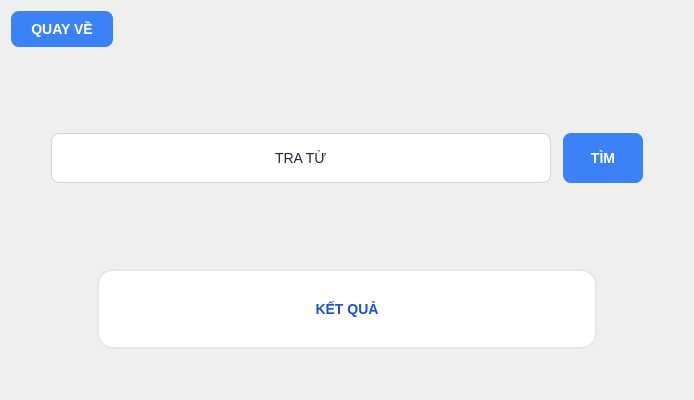
      <widget class="QWidget" name="p1_tra_tu">
       <layout class="QVBoxLayout" name="verticalLayout_3">
        <item>
         <layout class="QHBoxLayout" name="horizontalLayout_4">
          <item>
           <widget class="QPushButton" name="btn_back_tu_tra_tu">
            <property name="styleSheet">
             <string notr="true">QPushButton {
    background-color: #3B82F6; /* Màu xanh dương hiện đại */
    color: #FFFFFF;            /* Chữ màu trắng */
    border: none;              /* Bỏ viền đen viền mặc định */
    border-radius: 8px;        /* Bo góc */
    padding: 10px 20px;        /* Nút to, dễ bấm */
    font-size: 14px;
    font-weight: bold;
    font-family: &quot;Segoe UI&quot;, Arial, sans-serif;
}

QPushButton:hover {
    background-color: #2563EB; /* Hiệu ứng di chuột: Nền tối đi một xíu */
}

QPushButton:pressed {
    background-color: #1D4ED8; /* Hiệu ứng click: Nền tối hẳn lại */
}</string>
            </property>
            <property name="text">
             <string>QUAY VỀ</string>
            </property>
           </widget>
          </item>
          <item>
           <spacer name="horizontalSpacer">
            <property name="orientation">
             <enum>Qt::Orientation::Horizontal</enum>
            </property>
            <property name="sizeHint" stdset="0">
             <size>
              <width>40</width>
              <height>20</height>
             </size>
            </property>
           </spacer>
          </item>
         </layout>
        </item>
        <item>
         <spacer name="verticalSpacer_5">
          <property name="orientation">
           <enum>Qt::Orientation::Vertical</enum>
          </property>
          <property name="sizeHint" stdset="0">
           <size>
            <width>20</width>
            <height>40</height>
           </size>
          </property>
         </spacer>
        </item>
        <item>
         <spacer name="verticalSpacer_2">
          <property name="orientation">
           <enum>Qt::Orientation::Vertical</enum>
          </property>
          <property name="sizeHint" stdset="0">
           <size>
            <width>20</width>
            <height>40</height>
           </size>
          </property>
         </spacer>
        </item>
        <item>
         <layout class="QHBoxLayout" name="horizontalLayout">
          <property name="spacing">
           <number>12</number>
          </property>
          <item>
           <spacer name="horizontalSpacer_2">
            <property name="orientation">
             <enum>Qt::Orientation::Horizontal</enum>
            </property>
            <property name="sizeHint" stdset="0">
             <size>
              <width>40</width>
              <height>20</height>
             </size>
            </property>
           </spacer>
          </item>
          <item>
           <widget class="QLineEdit" name="text_nhap_tu">
            <property name="sizePolicy">
             <sizepolicy hsizetype="Expanding" vsizetype="Expanding">
              <horstretch>0</horstretch>
              <verstretch>0</verstretch>
             </sizepolicy>
            </property>
            <property name="minimumSize">
             <size>
              <width>500</width>
              <height>50</height>
             </size>
            </property>
            <property name="maximumSize">
             <size>
              <width>1000</width>
              <height>50</height>
             </size>
            </property>
            <property name="styleSheet">
             <string notr="true">QLineEdit {
    background-color: #FFFFFF; /* Nền trắng sáng */
    color: #1F2937;            /* CHỮ MÀU ĐEN ĐẬM - Đảm bảo luôn nhìn thấy chữ */
    border: 1px solid #D1D5DB; /* Viền xám nhạt */
    border-radius: 8px;        /* Bo góc mềm mại */
    padding: 8px 12px;         /* Khoảng cách từ chữ tới viền vừa đủ */
    font-size: 14px;
    font-family: &quot;Segoe UI&quot;, Arial, sans-serif;
}

QLineEdit:focus {
    border: 2px solid #3B82F6; /* Khi click vào gõ, viền sáng màu xanh dương */
    background-color: #FFFFFF;
}</string>
            </property>
            <property name="text">
             <string>TRA TỪ</string>
            </property>
            <property name="alignment">
             <set>Qt::AlignmentFlag::AlignCenter</set>
            </property>
            <property name="placeholderText">
             <string>NHẬP TỪ CẦN TRA CỨU</string>
            </property>
           </widget>
          </item>
          <item>
           <widget class="QPushButton" name="btn_tim_kiem">
            <property name="minimumSize">
             <size>
              <width>80</width>
              <height>50</height>
             </size>
            </property>
            <property name="maximumSize">
             <size>
              <width>120</width>
              <height>50</height>
             </size>
            </property>
            <property name="styleSheet">
             <string notr="true">QPushButton {
    background-color: #3B82F6; /* Màu xanh dương hiện đại */
    color: #FFFFFF;            /* Chữ màu trắng */
    border: none;              /* Bỏ viền đen viền mặc định */
    border-radius: 8px;        /* Bo góc */
    padding: 10px 20px;        /* Nút to, dễ bấm */
    font-size: 14px;
    font-weight: bold;
    font-family: &quot;Segoe UI&quot;, Arial, sans-serif;
}

QPushButton:hover {
    background-color: #2563EB; /* Hiệu ứng di chuột: Nền tối đi một xíu */
}

QPushButton:pressed {
    background-color: #1D4ED8; /* Hiệu ứng click: Nền tối hẳn lại */
}</string>
            </property>
            <property name="text">
             <string>TÌM</string>
            </property>
           </widget>
          </item>
          <item>
           <spacer name="horizontalSpacer_3">
            <property name="orientation">
             <enum>Qt::Orientation::Horizontal</enum>
            </property>
            <property name="sizeHint" stdset="0">
             <size>
              <width>40</width>
              <height>20</height>
             </size>
            </property>
           </spacer>
          </item>
         </layout>
        </item>
        <item>
         <spacer name="verticalSpacer_3">
          <property name="orientation">
           <enum>Qt::Orientation::Vertical</enum>
          </property>
          <property name="sizeHint" stdset="0">
           <size>
            <width>20</width>
            <height>40</height>
           </size>
          </property>
         </spacer>
        </item>
        <item>
         <spacer name="verticalSpacer">
          <property name="orientation">
           <enum>Qt::Orientation::Vertical</enum>
          </property>
          <property name="sizeHint" stdset="0">
           <size>
            <width>20</width>
            <height>40</height>
           </size>
          </property>
         </spacer>
        </item>
        <item>
         <layout class="QHBoxLayout" name="horizontalLayout_5">
          <item>
           <spacer name="horizontalSpacer_4">
            <property name="orientation">
             <enum>Qt::Orientation::Horizontal</enum>
            </property>
            <property name="sizeHint" stdset="0">
             <size>
              <width>40</width>
              <height>20</height>
             </size>
            </property>
           </spacer>
          </item>
          <item>
           <widget class="QLabel" name="lbl_ket_qua">
            <property name="minimumSize">
             <size>
              <width>500</width>
              <height>80</height>
             </size>
            </property>
            <property name="maximumSize">
             <size>
              <width>500</width>
              <height>80</height>
             </size>
            </property>
            <property name="styleSheet">
             <string notr="true">QLabel {
    background-color: #FFFFFF; /* Nền thẻ màu trắng */
    color: #1D4ED8;            /* Chữ màu xanh dương đậm cho dễ học */
    border: 2px solid #E5E7EB; /* Viền xám rất mờ */
    border-radius: 16px;       /* Bo góc tròn trịa giống cái thẻ thật */
    padding: 30px;             /* Khoảng cách từ viền vào chữ rộng ra */
    font-size: 14px;           /* Chữ từ vựng cực to */
    font-weight: bold;
    font-family: &quot;Segoe UI&quot;, Arial, sans-serif;
    /* qproperty-alignment: AlignCenter;  &lt;- Bạn chỉnh Canh giữa trong Property Editor sẽ tốt hơn */
}</string>
            </property>
            <property name="text">
             <string>KẾT QUẢ</string>
            </property>
            <property name="alignment">
             <set>Qt::AlignmentFlag::AlignCenter</set>
            </property>
           </widget>
          </item>
          <item>
           <spacer name="horizontalSpacer_5">
            <property name="orientation">
             <enum>Qt::Orientation::Horizontal</enum>
            </property>
            <property name="sizeHint" stdset="0">
             <size>
              <width>40</width>
              <height>20</height>
             </size>
            </property>
           </spacer>
          </item>
         </layout>
        </item>
        <item>
         <spacer name="verticalSpacer_4">
          <property name="orientation">
           <enum>Qt::Orientation::Vertical</enum>
          </property>
          <property name="sizeHint" stdset="0">
           <size>
            <width>20</width>
            <height>40</height>
           </size>
          </property>
         </spacer>
        </item>
       </layout>
      </widget>
